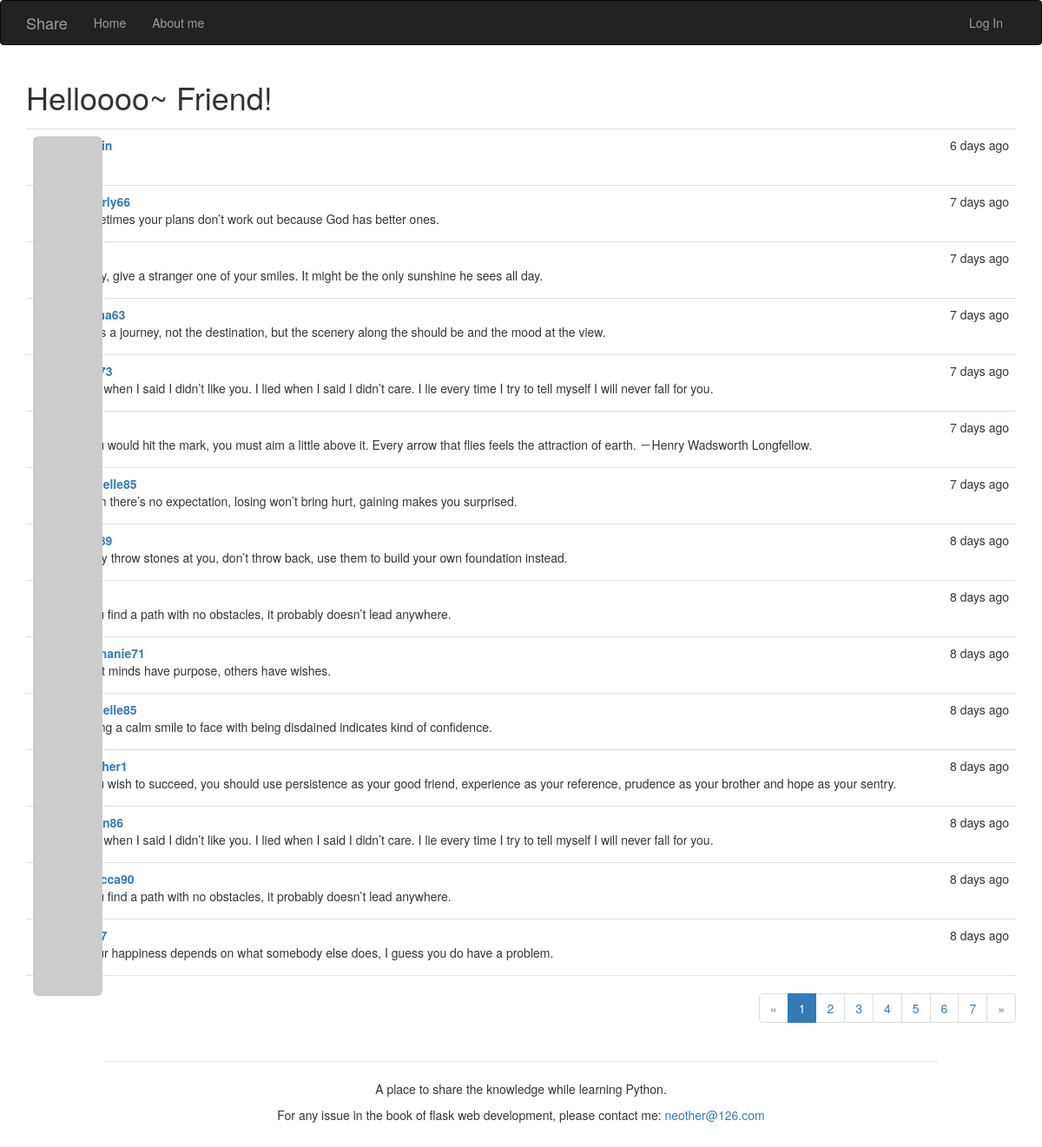
The page / on the database its author committed.
### app/models.py (models this page shows, shortened)
class Post(db.Model):
    __tablename__ = 'posts'
    id = db.Column(db.Integer, primary_key=True)
    body = db.Column(db.Text)
    timestamp = db.Column(db.DateTime, index=True, default=datetime.utcnow)
    author_id = db.Column(db.Integer, db.ForeignKey('users.id'))
    body_html = db.Column(db.Text)
    comments = db.relationship('Comment', backref='post', lazy='dynamic')

class User(UserMixin, db.Model):
    __tablename__ = 'users'
    id = db.Column(db.Integer, primary_key=True)
    email = db.Column(db.String(64), unique=True, index=True)
    username = db.Column(db.String(64), unique=True, index=True)
    password_hash = db.Column(db.String(128))
    role_id = db.Column(db.Integer, db.ForeignKey('roles.id'))
    confirmed = db.Column(db.Boolean, default=False)
    name = db.Column(db.String(64))
    location = db.Column(db.String(64))
    about_me = db.Column(db.Text())
    member_since = db.Column(db.DateTime(), default=datetime.utcnow)
    last_seen = db.Column(db.DateTime(), default=datetime.utcnow)
    avatar_hash = db.Column(db.String(32))
    posts = db.relationship('Post', backref='author', lazy='dynamic')
    comments = db.relationship('Comment', backref='author', lazy='dynamic')
    @property
    def password(self):
        raise AttributeError('password is not a readable attribute')
    def gravatar_hash(self):
        return hashlib.md5(self.email.lower().encode('utf-8')).hexdigest()
    def gravatar(self, size=100, default='identicon', rating='g'):
        url = 'https://secure.gravatar.com/avatar'
        hash = self.avatar_hash or self.gravatar_hash()
        return '{url}/{hash}?s={size}&d={default}&r={rating}'.format(
            url=url, hash=hash, size=size, default=default, rating=rating)

### app/main/views.py (the view)
@main.route('/', methods=['GET', 'POST'])
def index():
    form = PostForm()
    if current_user.can(Permission.WRITE) and form.validate_on_submit():
        post = Post(body=form.body.data,
                    author=current_user._get_current_object())
        db.session.add(post)
        db.session.commit()
        return redirect(url_for('.index'))
    page = request.args.get('page', 1, type=int)
    pagination = Post.query.order_by(Post.timestamp.desc()).paginate(
        page, per_page=current_app.config['FLASKY_POSTS_PER_PAGE'],
        error_out=False)
    posts = pagination.items
    return render_template('index.html', form=form, posts=posts,
                           pagination=pagination)

### app/auth/views.py (called while the page is built)
@auth.before_app_request
def before_request():
    if current_user.is_authenticated:
        current_user.ping()
        if not current_user.confirmed \
                and request.blueprint != 'auth' \
                and request.endpoint != 'static':
            return redirect(url_for('auth.unconfirmed'))

### app/main/__init__.py (called while the page is built)
@main.app_context_processor
def inject_permissions():
    return dict(Permission=Permission)

### app/models.py (called while the page is built)
    def can(self, permissions):
        return False

### app/templates/index.html (shortened to what this page needs)
{% extends "base.html" %}
{% import "bootstrap/wtf.html" as wtf %}
{% import "_macros.html" as macros %}
{% block page_content %}
        <h1>Helloooo~ {% if current_user.is_authenticated %}{{ current_user.username }}{% else %}Friend{% endif %}!</h1>
    {% include '_posts.html' %}
    {% if pagination %}
        <div class="pagination">
            {{ macros.pagination_widget(pagination, '.index') }}
        </div>
    {% endif %}
{% endblock %}

### app/templates/_posts.html (shortened to what this page needs)
<ul class="posts">
    {% for post in posts %}
        <li class="post">
            <div class="profile-thumbnail">
                <a href="{{ url_for('.user', username=post.author.username) }}">
                    <img class="img-rounded profile-thumbnail"
                    src="{{ post.author.gravatar(size=40) }}">
                </a>
            </div>
            <div class="post-content">
                <div class="post-date">{{ moment(post.timestamp).fromNow() }}</div>
                <div class="post-author">
                    <a href="{{ url_for('.user', username=post.author.username) }}">
                        {{ post.author.username }}
                    </a>
                </div>
                <div class="post-body">
                    {% if post.body_html %}
                        {{ post.body_html | safe}}
                    {% else %}
                        {{ post.body }}
                    {% endif %}
                </div>
                                </div>
                            </li>
                        {% endfor %}
                    </ul>

### app/static/styles.css (style rules this page uses)
.profile-thumbnail { position: absolute; }
ul.posts { list-style-type: none; padding: 0px; margin: 16px 0px 0px 0px; border-top: 1px solid #e0e0e0; }
ul.posts li.post { padding: 8px; border-bottom: 1px solid #e0e0e0; }
div.post-date { float: right; }
div.post-author { font-weight: bold; }
div.post-content { margin-left: 48px; min-height: 48px; }
div.pagination { width: 100%; text-align: right; padding: 0px; margin: 0px; }

### rows shown on the page
Post: timestamp "6 days ago"
Post: timestamp "7 days ago", author.username "beverly66", body_html "Sometimes your plans don’t work out because God has better ones."
Post: timestamp "7 days ago", body_html "Today, give a stranger one of your smiles. It might be the only sunshine he sees all day."
Post: timestamp "7 days ago", body_html "Life is a journey, not the destination, but the scenery along the should be and the mood at the view."
Post: timestamp "7 days ago", body_html "I lied when I said I didn’t like you. I lied when I said I didn’t care. I lie every time I try to tell myself I will never fall for you."
Post: timestamp "7 days ago", body_html "If you would hit the mark, you must aim a little above it. Every arrow that flies feels the attraction of earth. －Henry Wadsworth Longfellow."
Post: timestamp "7 days ago", author.username "michelle85", body_html "When there’s no expectation, losing won’t bring hurt, gaining makes you surprised."
Post: timestamp "8 days ago", body_html "If they throw stones at you, don’t throw back, use them to build your own foundation instead."
Post: timestamp "8 days ago", body_html "If you find a path with no obstacles, it probably doesn’t lead anywhere."
Post: timestamp "8 days ago", author.username "stephanie71", body_html "Great minds have purpose, others have wishes."
Post: timestamp "8 days ago", author.username "michelle85", body_html "Having a calm smile to face with being disdained indicates kind of confidence."
Post: timestamp "8 days ago", body_html "If you wish to succeed, you should use persistence as your good friend, experience as your reference, prudence as your brother and hope as your sentry."
Post: timestamp "8 days ago", body_html "I lied when I said I didn’t like you. I lied when I said I didn’t care. I lie every time I try to tell myself I will never fall for you."
Post: timestamp "8 days ago", author.username "rebecca90", body_html "If you find a path with no obstacles, it probably doesn’t lead anywhere."
Post: timestamp "8 days ago", body_html "If your happiness depends on what somebody else does, I guess you do have a problem."

### other values the page prints
{{ p }} "1"
{{ p }} "2" "3" "4" "5" "6" "7"
